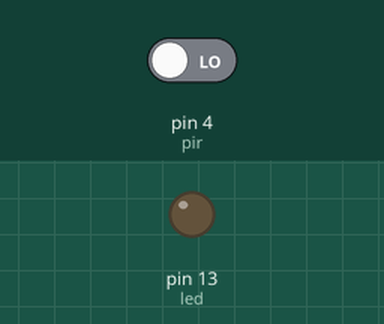
Recording of a sketch running on a simulated Arduino Uno, built with avr-gcc and run on an emulated ATmega328P. On the bench: output pins drawn as LEDs (lit = HIGH). Inputs (shaded band) come from the test bench; at power-on: pin 4 (pir) LOW.

Above: at 1.2 s.
1.3 s: pin 4 (pir) driven HIGH
At 2.5 s:
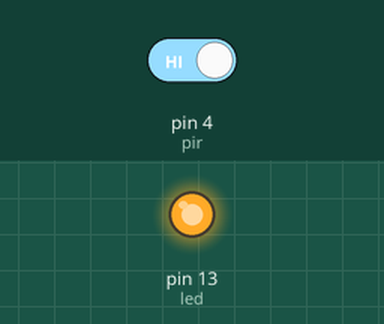
2.8 s: pin 4 (pir) driven LOW
At 3.7 s:
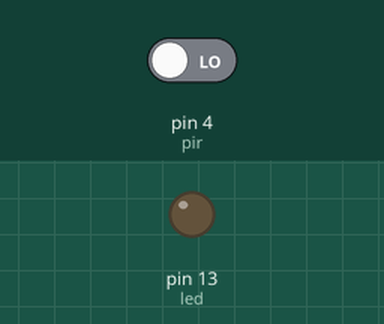
Timing chart, 0 to 5.8 s (numbered marks = the images above; inputs shaded):
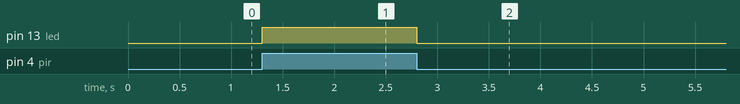

Measured:
- after the input at 1.3 s, pin 13 (led): LOW → HIGH at once
- after the input at 2.8 s, pin 13 (led): HIGH → LOW at once

The sketch:

Enciende_led_si_sensor_se_activa.ino
```cpp
const int pir = 4;
const int led = 13;

void setup() {

  pinMode(pir,INPUT);
  pinMode(led,OUTPUT);

}

void loop() {

  if(digitalRead(pir) == HIGH){
    digitalWrite(led,HIGH);
    }
    else{
      digitalWrite(led,LOW);
  }

}
```
